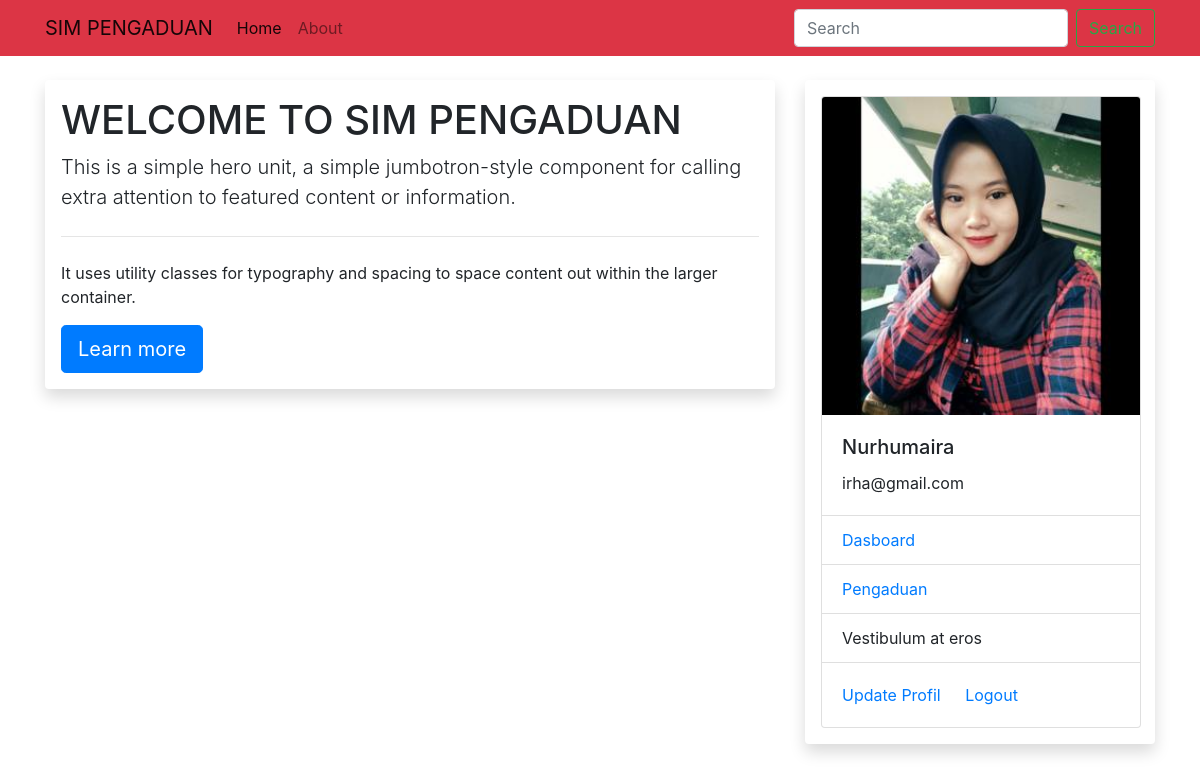
The app's page / (signed in) with its own data.
### sim/models.py (models this page shows, shortened)
class Tmahasiswa(db.Model, UserMixin): #tambahka
    id= db.Column(db.Integer, primary_key=True)
    npm = db.Column(db.String(15), unique=True, nullable=False)
    nama = db.Column(db.String(100), nullable=False)
    email = db.Column(db.String(120), unique=True, nullable=False)
    password = db.Column(db.String(80), nullable=False)
    kelas = db.Column(db.String(20), nullable=False)
    alamat = db.Column(db.String(100), nullable=False)
    foto = db.Column(db.String(30), nullable=False, default='default.jpg')
    pengaduans = db.relationship('Tpengaduan', backref='mahasiswa',lazy=True)

### sim/mahasiswa/routes.py (the view)
@rmahasiswa.route("/")
def home():
	return render_template("home.html")

### sim/models.py (called while the page is built)
@login_manager.user_loader
def load_user(mahasiswa_id):
    return Tmahasiswa.query.get(int(mahasiswa_id))

### sim/templates/home.html
{% extends "base.html" %}
{% block konten%}
    <h1>WELCOME TO SIM PENGADUAN</h1>
    <p class="lead">This is a simple hero unit, a simple jumbotron-style component for calling extra attention to featured content or information.</p>
    <hr class="my-4">
    <p>It uses utility classes for typography and spacing to space content out within the larger container.</p>
    <a class="btn btn-primary btn-lg" href="#" role="button">Learn more</a>
{% endblock%}

### sim/templates/base.html (shortened to what this page needs)
<html>
    <head>
        <link rel="stylesheet" href="{{ url_for ('static', filename="css/bootstrap.min.css")}}">
        <link rel="stylesheet" type="text/css" href="{{ url_for ('static', filename="css/style.css")}}">
    </head>
    <body>
        <nav class="navbar navbar-expand-lg navbar-light bg-danger">
        <div class="container">
            <a class="navbar-brand" href="#">SIM PENGADUAN</a>
            <div class="collapse navbar-collapse" id="navbarSupportedContent">
              <ul class="navbar-nav mr-auto">
                <li class="nav-item active">
                  <a class="nav-link" href="{{url_for('rmahasiswa.home')}}">Home <span class="sr-only">(current)</span></a>
                </li>
                <li class="nav-item">
                  <a class="nav-link" href="{{url_for('rmahasiswa.about')}}">About</a>
                </li>
              </ul>
              <form class="form-inline my-2 my-lg-0">
                <input class="form-control mr-sm-2" type="search" placeholder="Search" aria-label="Search">
                <button class="btn btn-outline-success my-2 my-sm-0" type="submit">Search</button>
              </form>
            </div>
        </div>
          </nav>
        <div class="container mt-4">
            <div class="row">
                <div class="col-md-8">
                    <div class="shadow p-3 mb-5 bg-white rounded">
                    {% block konten%}
                    {% endblock%}
                    </div>
                </div>
                <div class="col-md-4">
                    <div class="shadow p-3 mb-5 bg-white rounded">
                        {% if current_user.is_authenticated %}
                        <div class="card" style="width: 20rem;">
                          <img src="{{url_for('static',filename='foto/' + current_user.foto)}}" class="card-img-top" alt="...">
                          <div class="card-body">
                            <h5 class="card-title">{{current_user.nama}}</h5>
                            <p class="card-text">{{current_user.email}}</p>
                          </div>
                          <ul class="list-group list-group-flush">
                            <li class="list-group-item"> <a href="{{url_for('rmahasiswa.akunmahasiswa')}}">Dasboard</a>
  </li>
                            <li class="list-group-item"><a href="{{url_for('rmahasiswa.pengaduan')}}">Pengaduan</a></li>
                            <li class="list-group-item">Vestibulum at eros</li>
                          </ul>
                          <div class="card-body">
                            <a href="{{url_for('rmahasiswa.edit_mahasiswa')}}" class="card-link">Update Profil</a>
                            <a href="{{url_for('rmahasiswa.logout_mahasiswa')}}" class="card-link">Logout</a>
                          </div>
                        </div>
                        {% endif %}
                    </div>
                    </div>
            </div>
        </div>
    </body>

### records on screen
Tmahasiswa: foto (picture), nama "Nurhumaira", email "irha@gmail.com"
